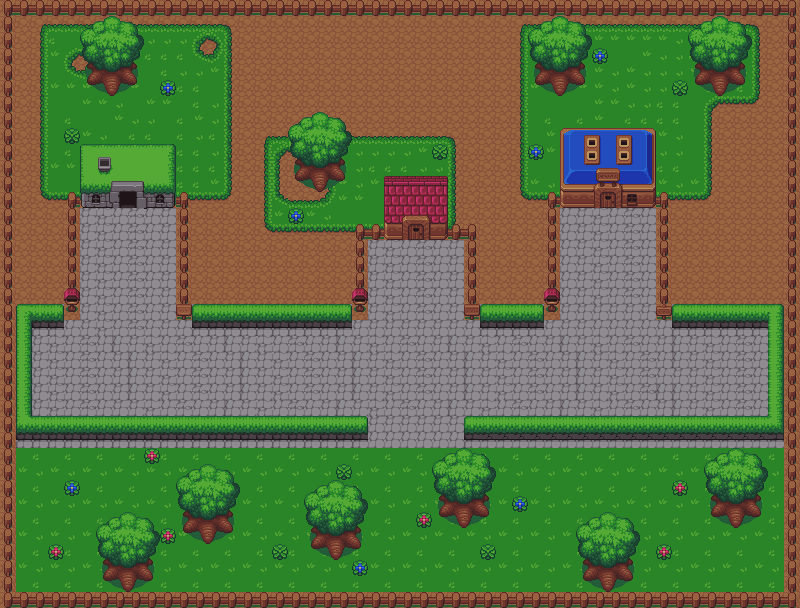

Rendered tile map (Tiled .tmx) drawn with the repository's tilesets; below, a short description and the map source with its tile grids summarised:
An orthogonal 50x38 tile map with 16x16 px tiles, 2 tile layers (BASE, OBJET), 2 tilesets.

<map version="1.0" orientation="orthogonal" renderorder="left-up" width="50" height="38" tilewidth="16" tileheight="16" nextobjectid="1">
 <tileset firstgid="1" name="tiles" tilewidth="16" tileheight="16" tilecount="276" columns="23">
  <image source="../image/tiles.png" width="368" height="192" />
  <tile id="151">
   <properties>
    <property name="selected" type="bool" value="true" />
   </properties>
  </tile>
 </tileset>
 <tileset firstgid="277" name="tiles" tilewidth="16" tileheight="16" margin="16" tilecount="242" columns="22">
  <image source="../image/tiles.png" width="368" height="192" />
 </tileset>
 <layer name="BASE" width="50" height="38" opacity="0.95">
  <data>[1900 cells, 1900 non-empty, 33 distinct tile ids]</data>
 </layer>
 <layer name="OBJET" width="50" height="38">
  <data>[1900 cells, 596 non-empty, 136 distinct tile ids]</data>
 </layer>
</map>